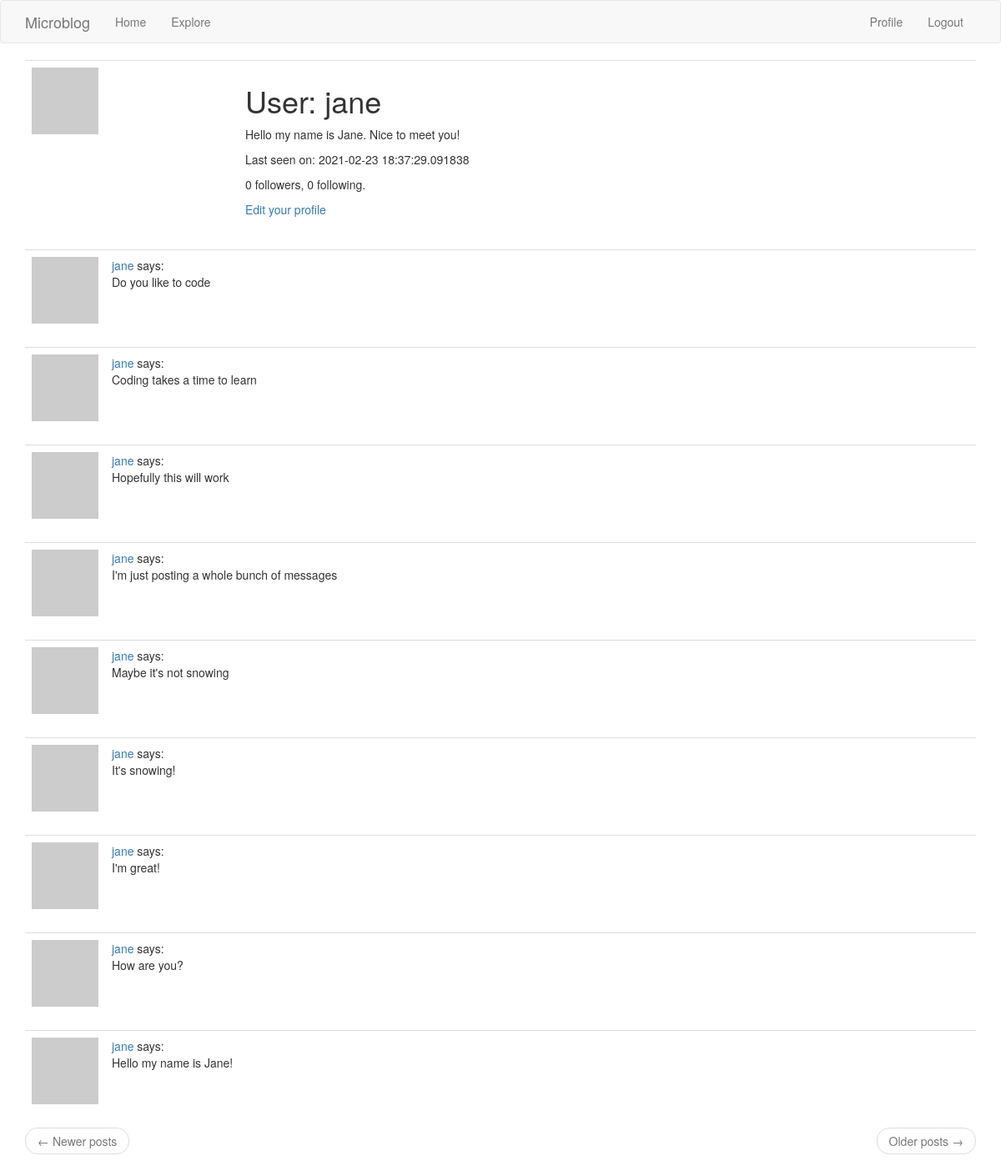
Page /user/jane (signed in) on the earlier database version.
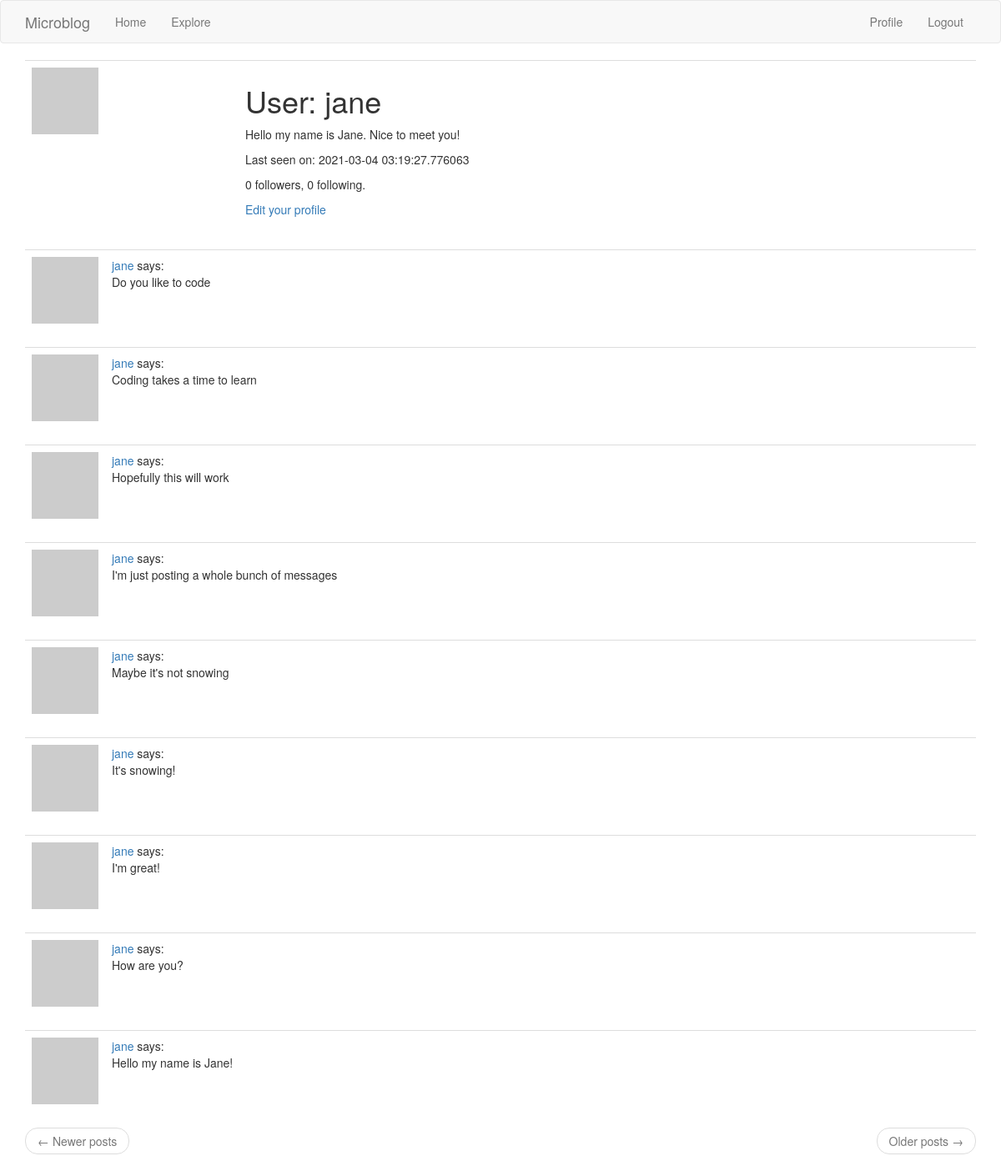
Same page on the later database version.
### app/models.py (models this page shows, shortened)
class User(UserMixin, db.Model):
    id = db.Column(db.Integer, primary_key = True)
    username = db.Column(db.String(64), index = True, unique = True)
    email = db.Column(db.String(120), index = True, unique = True)
    password_hash = db.Column(db.String(128))
    posts = db.relationship('Post', backref='author', lazy='dynamic')
    about_me = db.Column(db.String(140))
    last_seen = db.Column(db.DateTime, default=datetime.utcnow)
    followed = db.relationship(
        'User', secondary=followers,
        primaryjoin=(followers.c.follower_id == id),
        secondaryjoin=(followers.c.followed_id == id),
        backref=db.backref('followers', lazy='dynamic'), lazy='dynamic')
    def avatar(self, size):
        digest = md5(self.email.lower().encode('utf-8')).hexdigest()
        return 'https://www.gravatar.com/avatar/{}?d=identicon&s={}'.format(
            digest, size)

### app/routes.py (the view)
@app.route('/user/<username>')
@login_required
def user(username):
        user = User.query.filter_by(username = username).first_or_404()
        page=request.args.get('page', 1, type=int)
        posts = user.posts.order_by(Post.timestamp.desc()).paginate(
                page, app.config['POSTS_PER_PAGE'], False)
        next_url=url_for('user', username=user.username, page=posts.next_num) \
                if posts.has_next else None
        prev_url=url_for('user', username=user.username, page=posts.prev_num) \
                if posts.has_prev else None
        form = EmptyForm()
        return render_template('user.html', user=user, posts = posts.items,
                next_url=next_url, prev_url=prev_url, form=form)

### app/models.py (called while the page is built)
@login.user_loader
def load_user(id):
    return User.query.get(int(id))

### app/routes.py (called while the page is built)
@app.before_request
def before_request():
        if current_user.is_authenticated:
                current_user.last_seen = datetime.utcnow()
                db.session.commit()

### app/templates/user.html (shortened to what this page needs)
{% extends "base.html" %}
{% block app_content %}
    <table class="table table-hover">
        <tr>
            <td width="256px"><img src="{{ user.avatar(256) }}"></td>
            <td>
                <h1>User: {{ user.username }}</h1>
                {% if user.about_me %}<p>{{ user.about_me }}</p>{% endif %}
                {% if user.last_seen %}<p>Last seen on: {{ user.last_seen }}</p>{% endif %}
                <p>{{ user.followers.count() }} followers, {{ user.followed.count() }} following.</p>
                {% if user == current_user %}
                <p><a href="{{ url_for('edit_profile') }}">Edit your profile</a></p>
                {% endif %}
            </td>
        </tr>
    </table>
    {% for post in posts %}
        {% include '_post.html' %}
    {% endfor %}
    <nav aria-label="...">
        <ul class="pager">
            <li class="previous{% if not prev_url %} disabled{% endif %}">
                <a href="{{ prev_url or '#' }}">
                    <span aria-hidden="true">&larr;</span> Newer posts
                </a>
            </li>
            <li class="next{% if not next_url %} disabled{% endif %}">
                <a href="{{ next_url or '#' }}">
                    Older posts <span aria-hidden="true">&rarr;</span>
                </a>
            </li>
        </ul>
    </nav>
{% endblock %}

Differences in the rows shown:
changed User "jane": last_seen "2021-02-23 18:37:29.091838" → "2021-03-04 03:19:27.776063"
